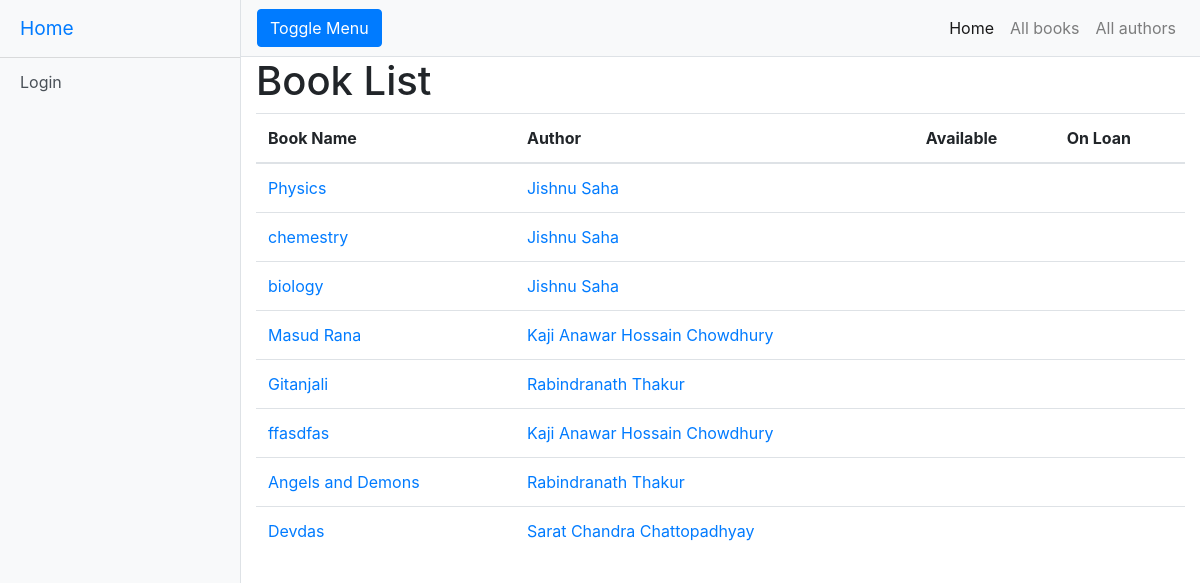
/catalog/books/, run on the app's committed database.
### catalog/models.py (models this page shows, shortened)
class Book(models.Model):
    title = models.CharField(max_length=200)
    author = models.ForeignKey('Author', on_delete=models.SET_NULL, null=True)
    summary = models.TextField(max_length=1000, help_text='Enter a brief description of the book')
    isbn = models.CharField('ISBN', max_length=13,
                            help_text='13 Character <a href="https://www.isbn-international.org/content/what-isbn">ISBN number</a>')
    genre = models.ManyToManyField(Genre, help_text='Select a genre for this book')
    def get_absolute_url(self):
        return reverse('book-detail', args=[str(self.id)])

class Author(models.Model):
    first_name = models.CharField(max_length=100)
    last_name = models.CharField(max_length=100)
    date_of_birth = models.DateField(null=True, blank=True, help_text='Date format should be YYYY-MM-DD')
    date_of_death = models.DateField('Died', null=True, blank=True, help_text='Date format should be YYYY-MM-DD')
    class Meta:
        ordering = ['last_name', 'first_name']

### catalog/views.py (the view)
# urls.py: path('books/', views.BookListView.as_view(), name='books'),
class BookListView(generic.ListView):
    model = Book

### catalog/templates/catalog/book_list.html
{% extends "base_generic.html" %}
{% block content %}
  <h1>Book List</h1>
  {% if book_list %}
      <table class="table">
      <thead>
        <tr>
          <th scope="col">Book Name</th>
          <th scope="col">Author</th>
          <th scope="col">Available</th>
          <th scope="col">On Loan</th>
        </tr>
      </thead>
      <tbody>
        {% for book in book_list %}
        <tr>
          <td>
              <a href="{{ book.get_absolute_url }}" style="text-decoration: none">{{ book.title }}</a>
          </td>
          <td>
              <a href="{% url 'author-detail' pk=book.author_id %} ">{{ book.author.first_name }} {{ book.author.last_name }} </a>
          </td>
          <td>
          </td>
          <td>
          </td>
        </tr>
        {% endfor %}
      </tbody>
    </table>
  {% else %}
    <p>There are no books in the library.</p>
  {% endif %}
{% endblock %}

### static/css/simple-sidebar.css (style rules this page uses)
body { overflow-x: hidden; }

### data on the page
Book: title "Physics", author.first_name "Jishnu", author.last_name "Saha"
Book: title "chemestry", author.first_name "Jishnu", author.last_name "Saha"
Book: title "biology", author.first_name "Jishnu", author.last_name "Saha"
Book: title "Masud Rana", author.first_name "Kaji Anawar Hossain", author.last_name "Chowdhury"
Book: title "Gitanjali", author.first_name "Rabindranath", author.last_name "Thakur"
Book: title "ffasdfas", author.first_name "Kaji Anawar Hossain", author.last_name "Chowdhury"
Book: title "Angels and Demons", author.first_name "Rabindranath", author.last_name "Thakur"
Book: title "Devdas", author.first_name "Sarat Chandra", author.last_name "Chattopadhyay"
